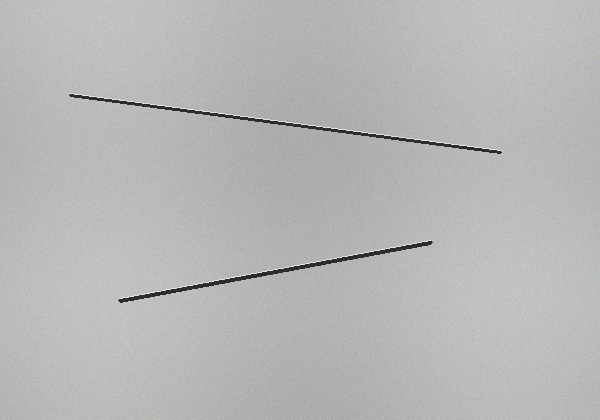
#> input picture images/surface_1.png, 600 x 420 px; its folder holds only this picture in this run
$ python experiment.py   (older library calls are emulated)
#> lines starting #> are read from the running program, lines starting #| are printed output that depends on the picture
### io_utils.py
"""Чтение, запись и генерация тестовых изображений."""
from pathlib import Path
import cv2
import numpy as np

EXTENSIONS = {".png", ".jpg", ".jpeg", ".bmp", ".tif", ".tiff"}

def load_image(path: Path):
    image = cv2.imread(str(path), cv2.IMREAD_COLOR)
#> image is the input picture: shape (420, 600, 3); mean B, G, R 183, 183, 183
    if image is None:
        raise ValueError(f"Не удалось прочитать изображение: {path}")
    return image

# [4 lines left out: function save_image, not called in this run]

def list_images(folder: Path):
    if not folder.exists():
        raise FileNotFoundError(f"Нет каталога: {folder}")
    result = sorted(p for p in folder.iterdir() if p.suffix.lower() in EXTENSIONS)
    if not result:
        raise ValueError(f"В каталоге {folder} нет изображений.")
    return result

# [24 lines left out: function generate_samples, not called in this run]

### processing.py
"""Обработка поверхности с царапинами: Собель, порог, морфология и измерение длины."""
from dataclasses import dataclass
import cv2
import numpy as np

@dataclass
class Scratch:
    """Измеренные характеристики одной выделенной царапины."""
    length: float
    area: int
    bbox: tuple[int, int, int, int]

@dataclass
class PipelineOutputs:
    gray: np.ndarray
    sobel: np.ndarray
    raw_mask: np.ndarray
    morph_mask: np.ndarray
    annotated: np.ndarray
    scratches: list[Scratch]

def apply_sobel(gray: np.ndarray, blur_size: int = 3) -> np.ndarray:
    """Сглаживает мелкий шум и вычисляет модуль градиента Собеля."""
    if blur_size < 1 or blur_size % 2 == 0:
        raise ValueError("Размер размытия должен быть нечётным и не меньше 1.")
    smooth = cv2.GaussianBlur(gray, (blur_size, blur_size), 0)
    gx = cv2.Sobel(smooth, cv2.CV_32F, 1, 0, ksize=3)
    gy = cv2.Sobel(smooth, cv2.CV_32F, 0, 1, ksize=3)
    magnitude = cv2.magnitude(gx, gy)
    return cv2.convertScaleAbs(magnitude)

def threshold_edges(sobel: np.ndarray, threshold: int = 45) -> np.ndarray:
    """Преобразует градиент в бинарную маску."""
    if not 0 <= threshold <= 255:
        raise ValueError("Порог должен находиться в диапазоне 0..255.")
    _, mask = cv2.threshold(sobel, threshold, 255, cv2.THRESH_BINARY)
    return mask

def clean_mask(mask: np.ndarray, kernel_size: int = 3) -> np.ndarray:
    """Удаляет одиночный шум открытием и соединяет близкие фрагменты закрытием."""
    if kernel_size < 1 or kernel_size % 2 == 0:
        raise ValueError("Размер ядра должен быть нечётным и не меньше 1.")
    kernel = cv2.getStructuringElement(cv2.MORPH_ELLIPSE, (kernel_size, kernel_size))
    opened = cv2.morphologyEx(mask, cv2.MORPH_OPEN, kernel)
    return cv2.morphologyEx(opened, cv2.MORPH_CLOSE, kernel)

def measure_component_length(component: np.ndarray) -> float:
    """Оценивает длину объекта по проекции пикселей на главную ось (PCA)."""
    ys, xs = np.where(component > 0)
    if len(xs) < 2:
        return 0.0
    points = np.column_stack((xs, ys)).astype(np.float32)
    center = points.mean(axis=0)
    centered = points - center
    covariance = np.cov(centered, rowvar=False)
    values, vectors = np.linalg.eigh(covariance)
    direction = vectors[:, np.argmax(values)]
    projection = centered @ direction
    return float(projection.max() - projection.min() + 1.0)

def find_scratches(image: np.ndarray, mask: np.ndarray, min_area: int = 12):
    """Находит связные области, измеряет их длину и рисует результаты."""
    count, labels, stats, _ = cv2.connectedComponentsWithStats(mask, connectivity=8)
    annotated = image.copy()
    scratches = []
    for label in range(1, count):
        x, y, w, h, area = stats[label]
        if area < min_area:
            continue
        component = np.uint8(labels == label) * 255
        length = measure_component_length(component)
        scratches.append(Scratch(length, int(area), (int(x), int(y), int(w), int(h))))
        cv2.rectangle(annotated, (x, y), (x + w, y + h), (0, 255, 0), 1)
        cv2.putText(annotated, f"{length:.0f}px", (x, max(15, y - 4)),
                    cv2.FONT_HERSHEY_SIMPLEX, 0.45, (0, 0, 255), 1, cv2.LINE_AA)
    return annotated, scratches

def run_pipeline(image: np.ndarray, threshold: int = 45,
                 kernel_size: int = 3, min_area: int = 12,
                 blur_size: int = 3) -> PipelineOutputs:
    """Полный конвейер обнаружения царапин."""
    if image is None or image.size == 0:
        raise ValueError("Передано пустое изображение.")
    gray = cv2.cvtColor(image, cv2.COLOR_BGR2GRAY) if image.ndim == 3 else image.copy()
    sobel = apply_sobel(gray, blur_size)
    raw_mask = threshold_edges(sobel, threshold)
    morph_mask = clean_mask(raw_mask, kernel_size)
    annotated, scratches = find_scratches(image if image.ndim == 3 else cv2.cvtColor(image, cv2.COLOR_GRAY2BGR),
                                          morph_mask, min_area)
    return PipelineOutputs(gray, sobel, raw_mask, morph_mask, annotated, scratches)

### metrics.py
"""Метрики MSE, PSNR и SSIM."""
import cv2
import numpy as np
from skimage.metrics import structural_similarity

def calculate_metrics(original, processed):
    """Сравнивает исходное изображение с обработанным."""
    a = cv2.cvtColor(original, cv2.COLOR_BGR2GRAY) if original.ndim == 3 else original
    b = cv2.cvtColor(processed, cv2.COLOR_BGR2GRAY) if processed.ndim == 3 else processed
    diff = a.astype(np.float64) - b.astype(np.float64)
    mse = float(np.mean(diff ** 2))
    psnr = float("inf") if mse == 0 else float(10 * np.log10(255 ** 2 / mse))
    ssim = float(structural_similarity(a, b, data_range=255))
    return mse, psnr, ssim

### experiment.py
"""Эксперимент: сравнение трёх наборов параметров."""
from pathlib import Path
import csv
from io_utils import generate_samples, list_images, load_image
from processing import run_pipeline
from metrics import calculate_metrics

def main():
    input_dir = Path("images")
    output_dir = Path("results/experiment")
    if not input_dir.exists() or not any(input_dir.iterdir()):
        generate_samples(input_dir)
    output_dir.mkdir(parents=True, exist_ok=True)
    settings = [
        {"threshold": 35, "kernel_size": 3, "min_area": 8, "blur_size": 3},
        {"threshold": 45, "kernel_size": 3, "min_area": 12, "blur_size": 3},
        {"threshold": 60, "kernel_size": 5, "min_area": 18, "blur_size": 5},
    ]
    rows = []
    for path in list_images(input_dir):
        image = load_image(path)
        for number, params in enumerate(settings, 1):
            result = run_pipeline(image, **params)
            mse, psnr, ssim = calculate_metrics(image, result.annotated)
            rows.append({
                "filename": path.name, "variant": number, **params,
                "scratch_count": len(result.scratches),
                "lengths_px": ";".join(f"{s.length:.1f}" for s in result.scratches),
                "mse": round(mse, 3), "psnr_db": round(psnr, 2),
                "ssim": round(ssim, 4)
            })
            if number == 2:
                import cv2
                cv2.imwrite(str(output_dir / f"{path.stem}_result.png"), result.annotated)
#> this loop made 3 passes
#> pass 1, in apply_sobel, `gx = cv2.Sobel(smooth, cv2.CV_32F, 1, 0, ksize=3)`:
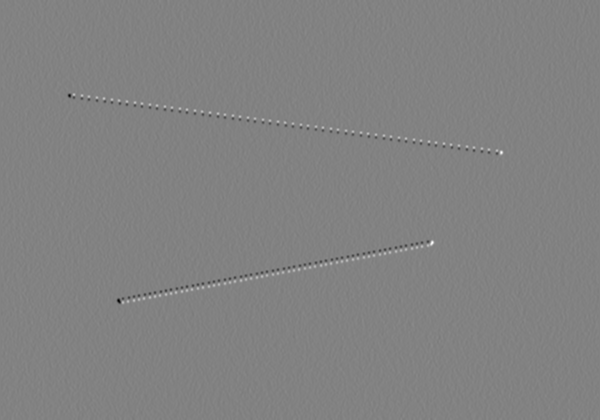
#> gx: shape (420, 600) float32; min -395, max 378, mean 0; drawn with min black and max white
#> after the loop, rows = 3 items
    with (output_dir / "experiment.csv").open("w", newline="", encoding="utf-8-sig") as f:
        writer = csv.DictWriter(f, fieldnames=list(rows[0].keys()))
        writer.writeheader()
        writer.writerows(rows)
    print("Эксперимент завершён. Таблица: results/experiment/experiment.csv")

if __name__ == "__main__":
    main()
